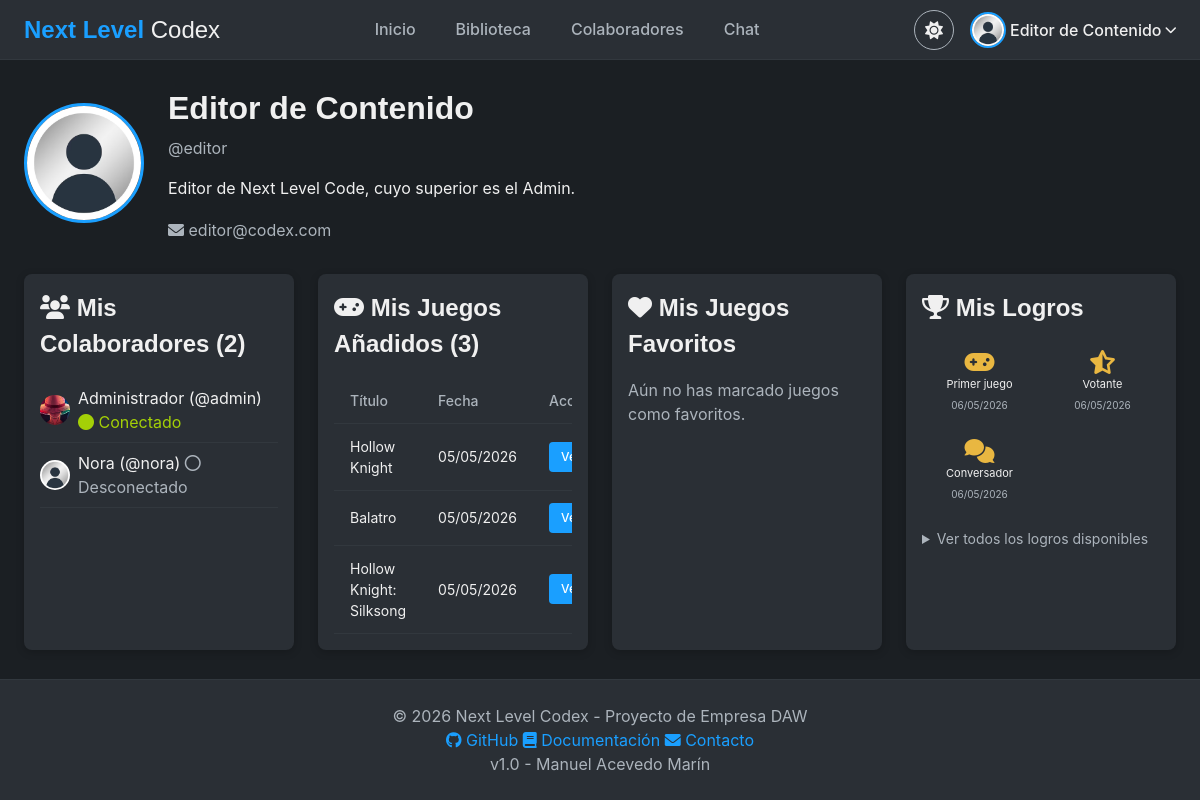
Screenshot of /vistas/perfil.php (signed in) with the database file from the repository.
### tables this page shows
CREATE TABLE `usuarios` (
  `id` int(11) NOT NULL,
  `user` varchar(50) NOT NULL,
  `email` varchar(100) NOT NULL,
  `pass` varchar(255) NOT NULL,
  `nombre` varchar(100) NOT NULL,
  `level` int(11) NOT NULL DEFAULT 1 COMMENT '0=Admin, 1=Usuario normal',
  `amigos` text DEFAULT NULL,
  `ultima_conexion` datetime DEFAULT NULL,
  `conectado` int(11) DEFAULT 0,
  `ban_hasta` datetime DEFAULT NULL,
  `avatar` varchar(255) DEFAULT 'default.jpg' COMMENT 'Nombre del archivo de avatar',
  `bio` text DEFAULT NULL COMMENT 'Descripción del perfil',
  `idioma` varchar(5) DEFAULT 'es' COMMENT 'Idioma preferido (es / en)',
  `perfil_publico` tinyint(1) NOT NULL DEFAULT 0 COMMENT '1 = perfil visible para otros usuarios'
);

CREATE TABLE `juegos` (
  `id` int(11) NOT NULL,
  `titulo` varchar(150) NOT NULL,
  `desarrollador` varchar(100) DEFAULT NULL,
  `distribuidora` varchar(100) DEFAULT NULL,
  `fecha_lanzamiento` date DEFAULT NULL,
  `genero` varchar(50) DEFAULT NULL,
  `descripcion` text DEFAULT NULL,
  `portada` varchar(255) DEFAULT 'default_game.jpg',
  `mapa_imagen` varchar(255) DEFAULT NULL,
  `enlace_compra` varchar(500) DEFAULT NULL,
  `creador_id` int(11) NOT NULL,
  `fecha_creacion` datetime DEFAULT current_timestamp(),
  `tiene_items` tinyint(1) NOT NULL DEFAULT 0 COMMENT '1 = tiene elementos (armas, cartas...)',
  `nombre_items` varchar(50) DEFAULT 'Armas' COMMENT 'Nombre del tipo de elemento (Armas, Cartas, Hechizos...)',
  `tiene_personajes` tinyint(1) NOT NULL DEFAULT 0 COMMENT '1 = tiene personajes / NPCs',
  `tiene_mapa` tinyint(1) NOT NULL DEFAULT 0 COMMENT '1 = tiene mapa propio',
  `en_desarrollo` tinyint(1) NOT NULL DEFAULT 0,
  `trailer` varchar(500) DEFAULT NULL COMMENT 'Enlace al tráiler (YouTube, etc.)'
);

CREATE TABLE `logros_usuarios` (
  `id_usuario` int(11) NOT NULL,
  `id_logro` int(11) NOT NULL,
  `fecha_obtencion` datetime DEFAULT current_timestamp()
);

CREATE TABLE `logros` (
  `id` int(11) NOT NULL,
  `nombre` varchar(100) NOT NULL,
  `descripcion` varchar(255) NOT NULL,
  `icono` varchar(50) DEFAULT 'trophy',
  `criterio` varchar(255) NOT NULL COMMENT 'Descripción del requisito'
);

### modelos/modelo_juegos.php (called while the page is built, shortened)
<?php
class ModeloJuegos
{
    private $db;
    public function __construct()
    {
        global $db;
        $this->db = $db;
    }
    public function obtenerFavoritos($id_usuario)
    {
        $filt = $this->db->prepare("SELECT j.* FROM juegos j INNER JOIN favoritos f ON j.id = f.id_juego WHERE f.id_usuario = ? ORDER BY f.fecha DESC");
        $filt->bind_param("i", $id_usuario);
        $filt->execute();
        return $filt->get_result()->fetch_all(MYSQLI_ASSOC);
    }
}
?>

### vistas/perfil.php (the view, shortened to what this page needs)
<?php
include "../sec/sec.php";
include "../modelos/modelo_juegos.php";
$stmt = $db->prepare("SELECT id, user, nombre, email, avatar, bio, level, amigos, conectado FROM usuarios WHERE id = ?");
$stmt->bind_param("i", $_SESSION['id']);
$stmt->execute();
$usuario = $stmt->get_result()->fetch_assoc();
$colaboradores = [];
if (!empty($usuario['amigos'])) {
    $ids = array_filter(explode('#', $usuario['amigos']));
    if (count($ids) > 0) {
        $placeholders = implode(',', array_fill(0, count($ids), '?'));
        $stmt = $db->prepare("SELECT id, user, nombre, avatar, conectado FROM usuarios WHERE id IN ($placeholders)");
        $stmt->bind_param(str_repeat('i', count($ids)), ...$ids);
        $stmt->execute();
        $colaboradores = $stmt->get_result()->fetch_all(MYSQLI_ASSOC);
    }
}
$juegos = [];
if ($_SESSION['level'] <= 1) {
    $stmt = $db->prepare("SELECT id, titulo, fecha_creacion FROM juegos WHERE creador_id = ? ORDER BY fecha_creacion DESC");
    $stmt->bind_param("i", $_SESSION['id']);
    $stmt->execute();
    $juegos = $stmt->get_result()->fetch_all(MYSQLI_ASSOC);
}
include "../sec/header.php";
?>
<div class="main-container">
    <div class="perfil-header">
        <img src="../assets/img/avatars/<?php echo htmlspecialchars($usuario['avatar'] ?: 'default.jpg'); ?>"
            alt="Avatar" class="perfil-avatar" onerror="this.src='../assets/img/avatars/default.jpg'">
        <div class="perfil-info">
            <h1><?php echo htmlspecialchars($usuario['nombre']); ?></h1>
            <p class="text-muted">@<?php echo htmlspecialchars($usuario['user']); ?></p>
            <?php if (!empty($usuario['bio'])): ?>
                <p class="perfil-bio"><?php echo nl2br(htmlspecialchars($usuario['bio'])); ?></p>
            <?php else: ?>
                <p class="text-muted"><em>Sin biografía</em></p>
            <?php endif; ?>
            <p class="text-muted">
                <i class="fas fa-envelope"></i> <?php echo htmlspecialchars($usuario['email']); ?>
            </p>
        </div>
    </div>
    <div class="perfil-secciones">
        <div class="card" style="flex: 1;">
            <div class="card-body">
                <h2><i class="fas fa-users"></i> Mis Colaboradores (<?php echo count($colaboradores); ?>)</h2>
                <?php if (count($colaboradores) > 0): ?>
                    <div class="lista-colaboradores">
                        <?php foreach ($colaboradores as $col): ?>
                            <div class="colaborador-item">
                                <img src="../assets/img/avatars/<?php echo htmlspecialchars($col['avatar'] ?: 'default.jpg'); ?>"
                                    alt="Avatar" class="mini-avatar" onerror="this.src='../assets/img/avatars/default.jpg'">
                                <span>
                                    <?php echo htmlspecialchars($col['nombre']); ?>
                                    (@<?php echo htmlspecialchars($col['user']); ?>)
                                    <?php if ($col['conectado'] == 1): ?>
                                        <span style="color: var(--success);"><i class="fas fa-circle"></i> Conectado</span>
                                    <?php else: ?>
                                        <span class="text-muted"><i class="far fa-circle"></i> Desconectado</span>
                                    <?php endif; ?>
                                </span>
                            </div>
                        <?php endforeach; ?>
                    </div>
                <?php else: ?>
                    <p class="text-muted">Aún no tienes colaboradores.</p>
                <?php endif; ?>
            </div>
        </div>
        <?php if ($_SESSION['level'] <= 1): ?>
            <div class="card" style="flex: 1;">
                <div class="card-body">
                    <h2><i class="fas fa-gamepad"></i> Mis Juegos Añadidos (<?php echo count($juegos); ?>)</h2>
                    <?php if (count($juegos) > 0): ?>
                        <div class="table-container">
                            <table class="table">
                                <thead>
                                    <tr>
                                        <th>Título</th>
                                        <th>Fecha</th>
                                        <th>Acción</th>
                                    </tr>
                                </thead>
                                <tbody>
                                    <?php foreach ($juegos as $juego): ?>
                                        <tr>
                                            <td><?php echo htmlspecialchars($juego['titulo']); ?></td>
                                            <td><?php echo date('d/m/Y', strtotime($juego['fecha_creacion'])); ?></td>
                                            <td><a href="ficha_juego.php?id=<?php echo $juego['id']; ?>"
                                                    class="btn btn-sm btn-primary">Ver</a></td>
                                        </tr>
                                    <?php endforeach; ?>
                                </tbody>
                            </table>
                        </div>
                    <?php else: ?>
                        <p class="text-muted">No has añadido ningún juego.</p>
                    <?php endif; ?>
                </div>
            </div>
        <?php endif; ?>
        <div class="card" style="flex: 1;">
            <div class="card-body">
                <h2><i class="fas fa-heart"></i> Mis Juegos Favoritos</h2>
                <?php
                $modeloJuegos = new ModeloJuegos();
                $favoritos = $modeloJuegos->obtenerFavoritos($_SESSION['id']);
                if (count($favoritos) > 0):
                    ?>
                    <div class="lista-colaboradores">
                        <?php foreach ($favoritos as $fav): ?>
                            <div class="colaborador-item">
                                <i class="fas fa-gamepad"></i>
                                <span>
                                    <?= htmlspecialchars($fav['titulo']) ?>
                                </span>
                                <a href="ficha_juego.php?id=<?= $fav['id'] ?>" class="btn btn-sm btn-primary"
                                    style="margin-left: auto;">Ver</a>
                            </div>
                        <?php endforeach; ?>
                    </div>
                <?php else: ?>
                    <p class="text-muted">Aún no has marcado juegos como favoritos.</p>
                <?php endif; ?>
            </div>
        </div>
        <div class="card" style="flex: 1;">
            <div class="card-body">
                <h2><i class="fas fa-trophy"></i> Mis Logros</h2>
                <?php
                $stmtLogros = $db->prepare("SELECT l.id as id_logro, l.nombre, l.descripcion, l.icono, lu.fecha_obtencion
                            FROM logros_usuarios lu
                            JOIN logros l ON lu.id_logro = l.id
                            WHERE lu.id_usuario = ?
                            ORDER BY lu.fecha_obtencion DESC");
                $stmtLogros->bind_param("i", $_SESSION['id']);
                $stmtLogros->execute();
                $logrosObtenidos = $stmtLogros->get_result()->fetch_all(MYSQLI_ASSOC);
                if (count($logrosObtenidos) > 0): ?>
                    <div class="logros-grid"
                        style="display: grid; grid-template-columns: repeat(auto-fill, minmax(80px, 1fr)); gap: var(--spacing-sm); margin-top: var(--spacing-md);">
                        <?php foreach ($logrosObtenidos as $logro): ?>
                            <div class="logro-item" style="text-align: center; padding: var(--spacing-sm);"
                                title="<?= htmlspecialchars($logro['descripcion']) ?>">
                                <i class="fas fa-<?= htmlspecialchars($logro['icono']) ?>"
                                    style="font-size: 24px; color: var(--warning); display: block; margin-bottom: 4px;"></i>
                                <span style="font-size: 11px; display: block; line-height: 1.2;">
                                    <?= htmlspecialchars($logro['nombre']) ?>
                                </span>
                                <span style="font-size: 10px; color: var(--text-secondary);">
                                    <?= date('d/m/Y', strtotime($logro['fecha_obtencion'])) ?>
                                </span>
                            </div>
                        <?php endforeach; ?>
                    </div>
                    <details style="margin-top: var(--spacing-md);">
                        <summary style="cursor: pointer; color: var(--text-secondary); font-size: 14px;">Ver todos los
                            logros disponibles</summary>
                    </details>
                <?php else: ?>
                    <p class="text-muted">Aún no has desbloqueado ningún logro.</p>
                <?php endif; ?>
            </div>
        </div>
    </div>
</div>
<?php include "../sec/footer.php"; ?>

### assets/css/main.css (style rules this page uses)
:root { --bg-primary: #1b1f23; --bg-secondary: #2a2f35; --bg-tertiary: #32383e; --text-primary: #f0f0f0; --text-secondary: #acb4bc; --accent-primary: #1a9fff; --accent-hover: #4db8ff; --success: #a4d007; --danger: #d94141; --warning: #e9b741; --font-heading: 'Poppins', sans-serif; --font-body: 'Inter', sans-serif; --font-mono: 'Roboto Mono', monospace; --spacing-xs: 4px; --spacing-sm: 8px; --spacing-md: 16px; --spacing-lg: 24px; --spacing-xl: 32px; --border-radius: 4px; --border-radius-lg: 8px; }
* { margin: 0; padding: 0; box-sizing: border-box; }
body { background-color: var(--bg-primary); color: var(--text-primary); font-family: var(--font-body); line-height: 1.5; min-height: 100vh; transition: background-color 0.2s ease, color 0.2s ease; }
h1, h2, h3, h4, h5, h6 { font-family: var(--font-heading); font-weight: 600; margin-bottom: var(--spacing-md); color: var(--text-primary); }
a { color: var(--accent-primary); text-decoration: none; transition: color 0.2s ease; }
.text-muted { color: var(--text-secondary); }

### assets/css/components.css (style rules this page uses)
.btn { display: inline-block; padding: 10px 20px; font-family: var(--font-body); font-size: 14px; font-weight: 500; text-align: center; border: none; border-radius: var(--border-radius); cursor: pointer; transition: background-color 0.2s ease, transform 0.1s ease, color 0.2s ease; background-color: var(--bg-tertiary); color: var(--text-primary); }
.btn-primary { background-color: var(--accent-primary); color: white; }
.btn-sm { padding: 6px 12px; font-size: 12px; }
.card { background-color: var(--bg-secondary); border-radius: var(--border-radius-lg); overflow: hidden; box-shadow: 0 2px 8px rgba(0, 0, 0, 0.2); transition: transform 0.2s ease, box-shadow 0.2s ease; }
.card-body { padding: var(--spacing-md); }
.table-container { overflow-x: auto; }
.table { width: 100%; border-collapse: collapse; font-size: 14px; }
.table th { text-align: left; padding: 12px 16px; background-color: var(--bg-secondary); color: var(--text-secondary); font-weight: 500; border-bottom: 1px solid var(--bg-tertiary); }
.table td { padding: 12px 16px; border-bottom: 1px solid var(--bg-tertiary); color: var(--text-primary); }

### assets/css/layout.css (style rules this page uses)
.main-container { max-width: 1400px; margin: 0 auto; padding: var(--spacing-lg); }
body { display: flex; flex-direction: column; min-height: 100vh; }
.main-container { flex: 1 0 auto; width: 100%; max-width: 1400px; margin: 0 auto; padding: var(--spacing-lg); }

### assets/css/perfil.css (style rules this page uses)
.perfil-header { display: flex; gap: var(--spacing-lg); margin-bottom: var(--spacing-xl); flex-wrap: wrap; align-items: center; }
.perfil-avatar { width: 120px; height: 120px; border-radius: 50%; object-fit: cover; border: 3px solid var(--accent-primary); }
.perfil-info h1 { margin-bottom: var(--spacing-xs); }
.perfil-bio { margin: var(--spacing-md) 0; line-height: 1.6; }
.perfil-secciones { display: flex; gap: var(--spacing-lg); flex-wrap: wrap; }
.lista-colaboradores { max-height: 300px; overflow-y: auto; }
.colaborador-item { display: flex; align-items: center; gap: var(--spacing-sm); padding: var(--spacing-sm) 0; border-bottom: 1px solid var(--bg-tertiary); }
.mini-avatar { width: 30px; height: 30px; border-radius: 50%; object-fit: cover; }

### assets/css/colaboradores.css (style rules this page uses)
body { display: flex; flex-direction: column; min-height: 100vh; }
.main-container { flex: 1; }

### rows the page displays
usuarios: avatar (placeholder picture), nombre "Editor de Contenido", user "editor", bio "Editor de Next Level Code, cuyo superior es el Admin.", email "editor@codex.com"
usuarios: avatar (picture), nombre "Administrador", user "admin", conectado 1 (drawn)
usuarios: avatar (placeholder picture), nombre "Nora", user "nora", conectado 0 (drawn)
juegos: titulo "Hollow Knight", fecha_creacion "05/05/2026"
juegos: titulo "Balatro", fecha_creacion "05/05/2026"
juegos: titulo "Hollow Knight: Silksong", fecha_creacion "05/05/2026"
logros_usuarios: id_logro.nombre "Primer juego", fecha_obtencion "06/05/2026"
logros_usuarios: id_logro.nombre "Votante", fecha_obtencion "06/05/2026"
logros_usuarios: id_logro.nombre "Conversador", fecha_obtencion "06/05/2026"

### other values shown
$_SESSION["nombre"] "Editor de Contenido"
count($colaboradores) "2"
count($juegos) "3"
